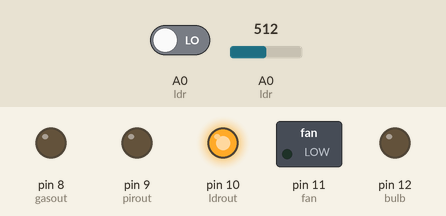
Bench run of a sketch on a simulated Arduino Uno, built with avr-gcc and run on an emulated ATmega328P. On the bench: switched loads named in the sketch (green lamp = pin HIGH), output pins drawn as LEDs (lit = HIGH). Inputs (shaded band) come from the test bench; at power-on: A0 (ldr) = 512, A0 (ldr) LOW.

Above: at 1.2 s.
1.3 s: A0 (ldr) set to 492
At 2.4 s:
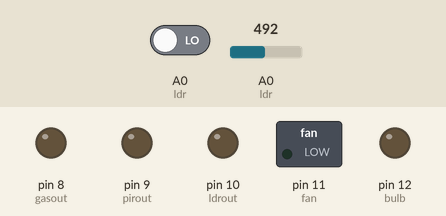
2.8 s: A0 (ldr) driven HIGH
At 3.5 s:
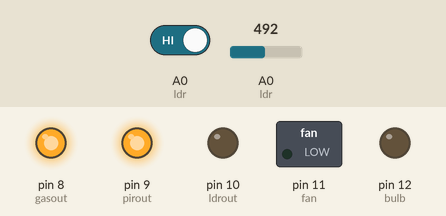
4.3 s: A0 (ldr) set to 510
At 4.7 s:
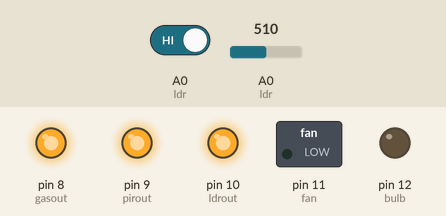
5.8 s: A0 (ldr) set to 490
At 7.0 s:
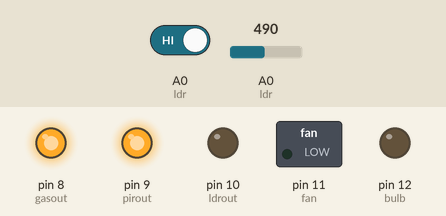
7.3 s: A0 (ldr) set to 511
At 8.2 s:
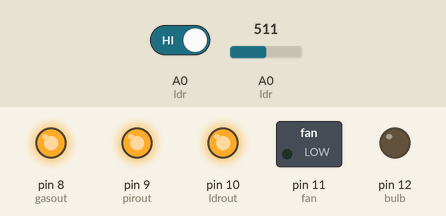
Timing chart, 0 to 9.8 s (numbered marks = the images above; inputs shaded):
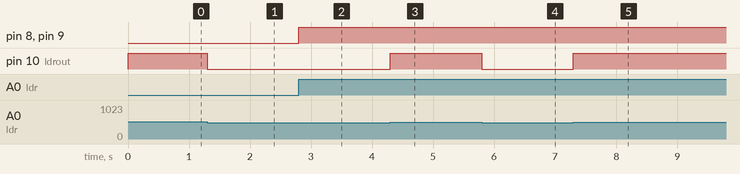

The sketch:

homeAutomation.ino
```cpp
/***Home Automation***/

//MQ6 GAS SENSOR
int gas = 2;
int gasout = 8;

//PIR
int pir = 3;
int pirout = 9;

//LDR
int ldr = A0;
int ldrout = 10;

//Fan
int fan = 11;

//Bulb
int bulb = 12;

void setup()
{
  Serial.begin(9600);

  pinMode( gas,INPUT);
  pinMode (gasout,OUTPUT);
  pinMode(ldr,INPUT);
  pinMode (ldrout,OUTPUT);
  pinMode(pir,INPUT);
  pinMode (pirout,OUTPUT);

  pinMode (fan,OUTPUT);
  pinMode (bulb,OUTPUT);

}
void ldrAction()
{
  int ldr_val = analogRead(ldr);
  if (ldr_val>500){
    digitalWrite(ldrout,HIGH);   //TURN ON LAMP
  }
  else{
  digitalWrite (ldrout,LOW);
  }
}
void pirAction()
{
  int pir_val = digitalRead(ldr);
  if (pir_val == HIGH){
    digitalWrite(pirout,HIGH);   //TURN ON STARECASE LIGHT
  }
  else{
  digitalWrite (pirout, LOW);
  }
}
void gasAction()
{
  int gas_val = digitalRead(ldr);
  if (gas_val == HIGH){
    digitalWrite(gasout,HIGH);   //TURN ON BUZZER
  }
  else{
  digitalWrite (gasout,LOW);
  }
}
void mobileControl(){
  if (Serial.available() > 1){
    int data = Serial.read();

    if( data == 51){
      digitalWrite(fan, HIGH);
    }
    else{
      digitalWrite(fan, LOW);
    }
    if( data == 53){
      digitalWrite(bulb, HIGH);
    }
    else{
    digitalWrite(bulb, LOW);
    }
    if( data == 55){
      digitalWrite(pirout, HIGH);
    }
    else{
      digitalWrite(pirout, LOW);
    }
    if(data == 57){
      digitalWrite(ldrout, HIGH);
    }
    else{
      digitalWrite(ldrout, LOW);
    }

  }
}
void loop()
{
  ldrAction();
  pirAction();
  gasAction();
  mobileControl();
}
```

Measured:
- the behaviour switches between 501 and 500 on A0 (ldr) (found by bisection; images 0 and 1)
- after the input at 1.3 s, pin 10 (ldrout): HIGH → LOW at once
- after the input at 2.8 s, pin 8 (gasout), pin 9 (pirout): LOW → HIGH at once
- after the input at 4.3 s, pin 10 (ldrout): LOW → HIGH at once
- after the input at 5.8 s, pin 10 (ldrout): HIGH → LOW at once
- after the input at 7.3 s, pin 10 (ldrout): LOW → HIGH at once
